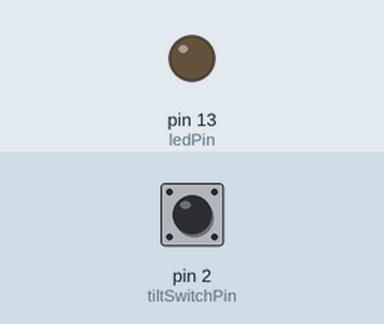
This sketch was run on a simulated Arduino Uno, built with avr-gcc and run on an emulated ATmega328P. Shown: output pins drawn as LEDs (lit = HIGH). The test bench sets the inputs (shaded band); at power-on: pin 2 (tiltSwitchPin) LOW.

Above: at 1.2 s.
1.3 s: pin 2 (tiltSwitchPin) pulled HIGH for 0.15 s
At 1.37 s:
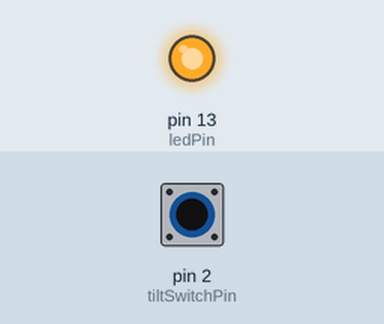
2.9 s: pin 2 (tiltSwitchPin) pulled HIGH for 3.2 s
At 7.5 s:
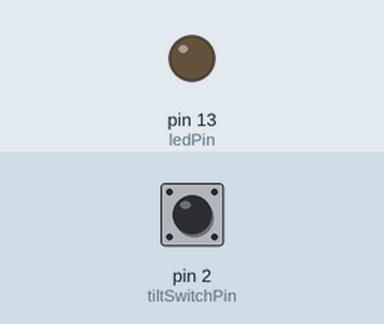
Timing chart, 0 to 9.0 s (numbered marks = the images above; inputs shaded):
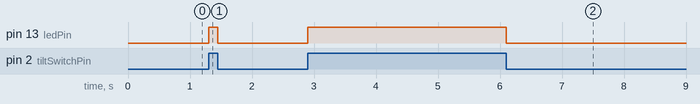

Measured:
- after the input at 1.3 s, pin 13 (ledPin): LOW → HIGH at once, → LOW 0.15 s later
- after the input at 2.9 s, pin 13 (ledPin): LOW → HIGH at once, → LOW 3.2 s later

The sketch:

mercury-tilt-switch.ino
```cpp
const int tiltSwitchPin = 2; // Digital pin connected to tilt switch
const int ledPin = 13;       // Digital pin connected to LED

void setup() {
  pinMode(tiltSwitchPin, INPUT);
  pinMode(ledPin, OUTPUT);
}

void loop() {
  int tiltState = digitalRead(tiltSwitchPin);

  if (tiltState == HIGH) {
    digitalWrite(ledPin, HIGH); // Turn on LED
  } else {
    digitalWrite(ledPin, LOW);  // Turn off LED
  }
}
```
